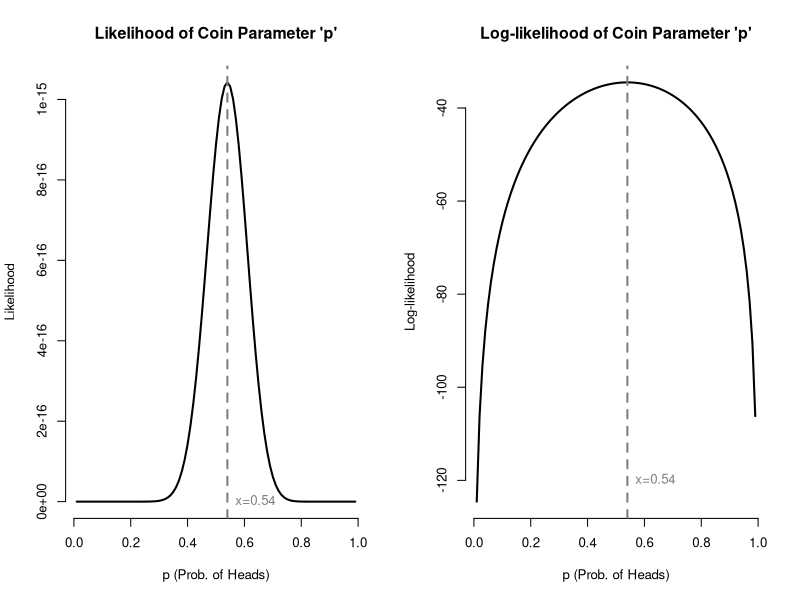
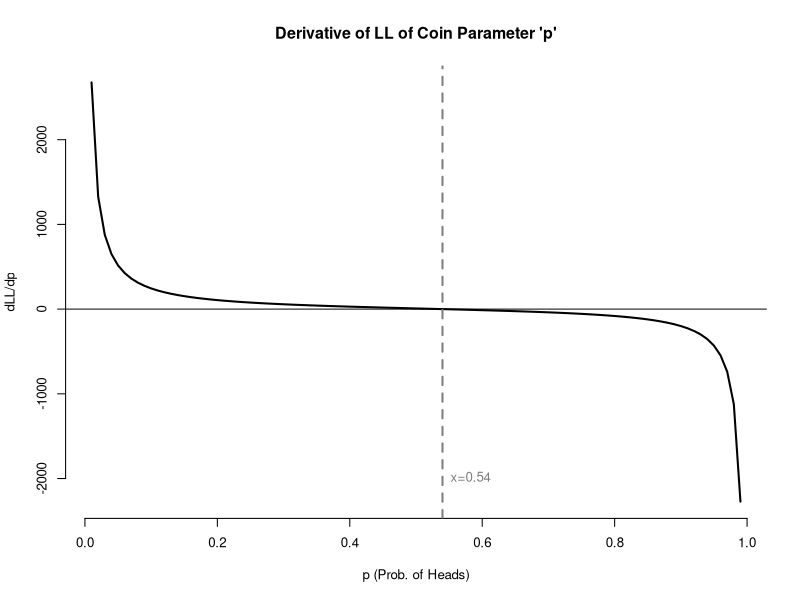
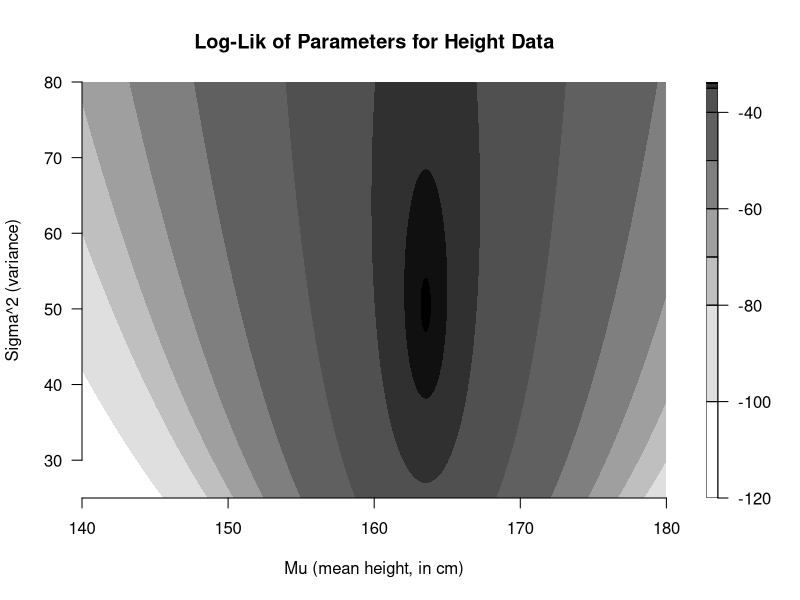
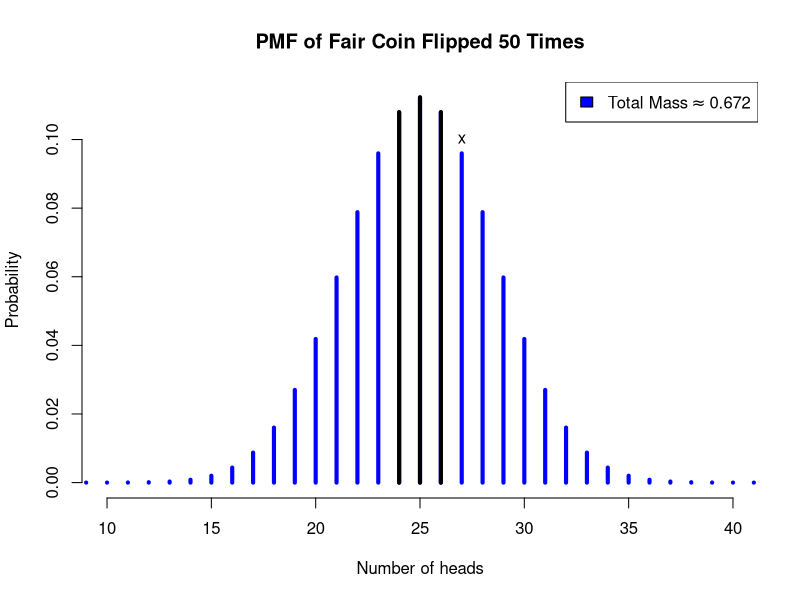
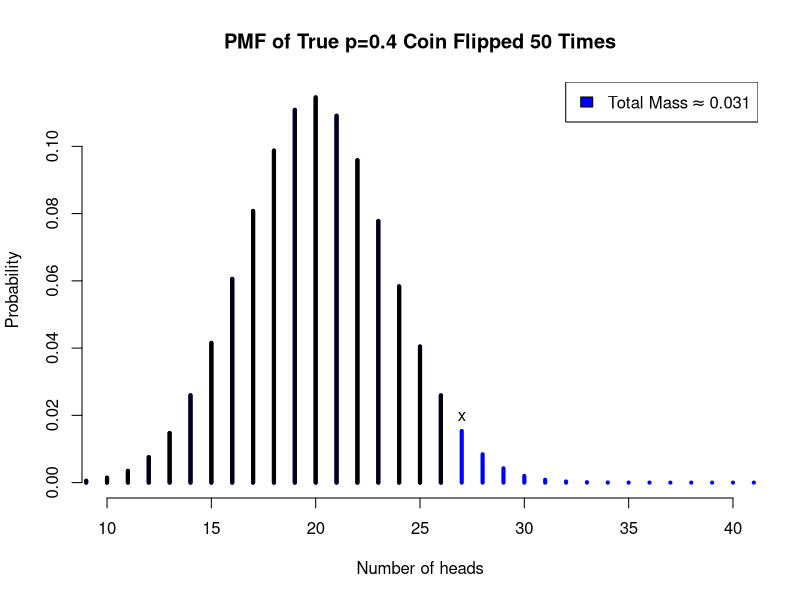
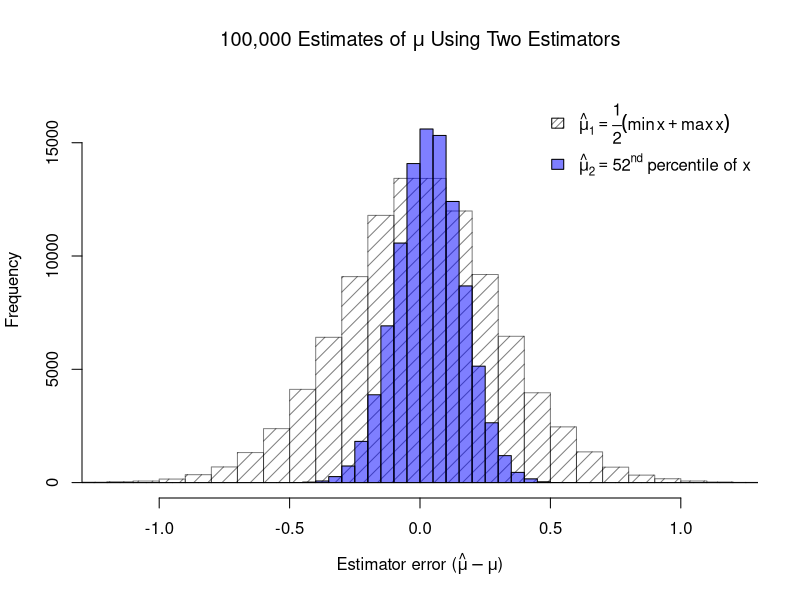
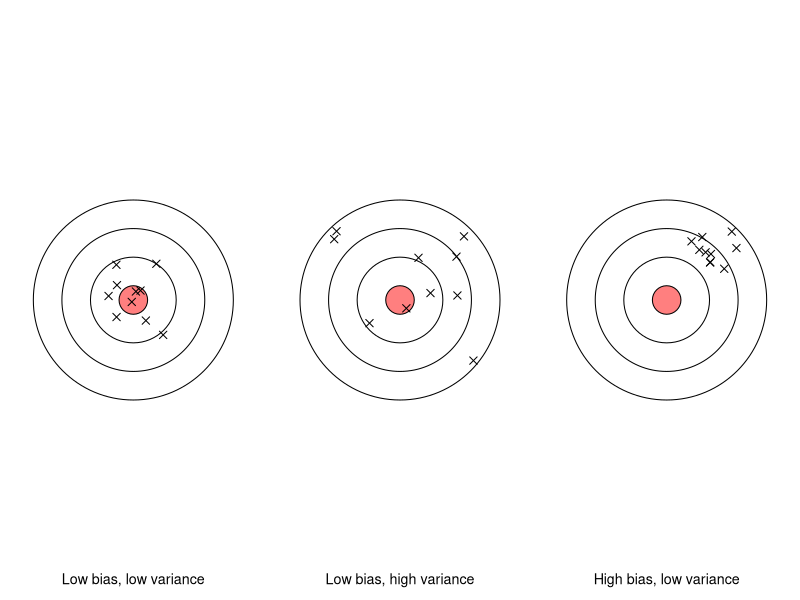

Reproduce these figures in R, in order.
## ---- chunk 1
#| label: fig-coinlikelihood
#| code-fold: true
#| fig-cap: "Likelihood and log-likelihood of coin flip data"

#generate coin data
coins <- c(rep(1,27),rep(0,23))

#compute likelihood and log-likelihood functions
coin.lik <- function(p) p^sum(coins)*(1-p)^sum(1-coins)
coin.ll <- function(p) sum(coins)*log(p)+sum(1-coins)*log(1-p)

#plot coin likelihood and log-likelihood
par(mfrow=c(1,2),bty='n',cex=0.8)
plot((1:99)/100, coin.lik((1:99)/100),type='l',lwd=2,
     main="Likelihood of Coin Parameter 'p'",
     xlab='p (Prob. of Heads)',ylab='Likelihood')
abline(v=mean(coins),lwd=2,lty=2,col='grey50')
text(x=mean(coins),y=0,pos=4,col='grey50',
     labels=paste0('x=',round(mean(coins),2)))

plot((1:99)/100, coin.ll((1:99)/100),type='l',lwd=2,
     main="Log-likelihood of Coin Parameter 'p'",
     xlab='p (Prob. of Heads)',ylab='Log-likelihood')
abline(v=mean(coins),lwd=2,lty=2,col='grey50')
text(x=mean(coins),y=-120,pos=4,col='grey50',
     labels=paste0('x=',round(mean(coins),2)))
## ---- chunk 2
#| label: fig-coindll
#| code-fold: true
#| fig-cap: "First derivative of the log-likelihood of coin flip data"

# create first derivative of coin log-likelihood function
coin.dll <- function(p) sum(coins)/p-sum(1-coins)/(1-p)

# graph first derivative of coin log-likelihood function
par(mfrow=c(1,1),bty='n',cex=0.8)
plot((1:99)/100, coin.dll((1:99)/100),type='l',lwd=2,
     main="Derivative of LL of Coin Parameter 'p'",
     xlab='p (Prob. of Heads)',ylab='dLL/dp')
abline(h=0)
abline(v=sum(coins)/length(coins),lwd=2,lty=2,col='grey50')
text(x=sum(coins)/length(coins),y=-2000,pos=4,col='grey50',
     labels=paste0('x=',round(sum(coins)/length(coins),2)))

## ---- chunk 3
#| label: fig-heightcontour
#| code-fold: true
#| fig-cap: "Contour plot of height data log-likelihoods"

#generate height data
heights <- c(170.1,161.6,175.2,166.3,165.6,165.8,152.0,155.8,168.6,154.3)

#generate height parameter ll contour plot
height.ll <- function(parms) {-1*length(heights)*log(2*pi*parms[2])/2-sum((heights-parms[1])^2)/(2*parms[2])}
xgrid <- seq(140,180,0.1)
ygrid <- seq(25,80,0.1)
zgrid <- matrix(apply(cbind(rep(xgrid,times=length(ygrid)),rep(ygrid,each=length(xgrid))),
                      1,height.ll),ncol=length(ygrid))
filled.contour(xgrid,ygrid,zgrid,levels=c(-120,-100,-80,-70,-60,-50,-40,-35,-34,-33.8,-33.7),
               col=paste0('#000000',c('00','20','40','60','80','9f','af','cf','ef','ff')),
               main='Log-Lik of Parameters for Height Data',
               xlab='Mu (mean height, in cm)',ylab='Sigma^2 (variance)')

## ---- chunk 4
#| label: fig-cointwotails
#| code-fold: true
#| fig-cap: "Two-tailed hypothesis test on the coin data, assuming a fair coin"

#coin hypothesis test
plot(0:50,dbinom(0:50,50,0.5),type='h',lwd=4,xlim=c(10,40),
     main='PMF of Fair Coin Flipped 50 Times',col='blue',
     xlab='Number of heads',ylab='Probability')
points(24:26,dbinom(24:26,50,0.5),type='h',lwd=4)
text(27,dbinom(27,50,0.5),'x',pos=3)
2*pbinom(23,50,0.5)
legend(x='topright',legend=expression('Total Mass'%~~%0.672),
       fill='blue')
## ---- chunk 5
#| label: fig-coinonetail
#| code-fold: true
#| fig-cap: "One-tailed hypothesis test of the coin data, assuming a trick coin"

#coin hypothesis test
plot(0:50,dbinom(0:50,50,0.4),type='h',lwd=4,xlim=c(10,40),
     main='PMF of True p=0.4 Coin Flipped 50 Times',col='blue',
     xlab='Number of heads',ylab='Probability')
points(0:26,dbinom(0:26,50,0.4),type='h',lwd=4)
text(27,dbinom(27,50,0.4),'x',pos=3)
1-pbinom(26,50,0.4)
legend(x='topright',legend=expression('Total Mass'%~~%0.031),
       fill='blue')
## ---- chunk 6
#| label: fig-biasvariance
#| code-fold: true
#| fig-cap: "The bias and variance of two different estimators"

#bias-variance tradeoff of normal estimators
set.seed(2001)
norm.samp <- matrix(rnorm(10000000),ncol=100)
norm.samp <- t(apply(norm.samp,1,sort))
dim(norm.samp)
mu.est1 <- (norm.samp[,1]+norm.samp[,100])/2
mu.est2 <- norm.samp[,52]

hist(mu.est1,col='#00000080',density=10,
     breaks=seq(-1.6,1.6,0.1),ylim=c(0,17000),xlim=c(-1.2,1.2),
     main=expression(paste('100,000 Estimates of ',mu,' Using Two Estimators')),
     xlab=expression(paste('Estimator error (',hat(mu)-mu,')')))
hist(mu.est2,col='#0000ff80',add=TRUE,breaks=seq(-1.6,1.6,0.05))
legend(x='topright',legend=c(expression(hat(mu)[1] == frac(1,2)(min(x)+max(x))),
                             expression(paste(hat(mu)[2] == 52^nd,' percentile of x'))),
       density=c(20,-1),fill=c('#00000080','#0000ff80'),bty='n')
## ---- chunk 7
#| label: fig-archerybias
#| code-fold: true
#| fig-cap: "Archery analogy for the concepts of bias and variance"

#bias-variance archery examples
set.seed(1138)
par(mfrow=c(1,3),bty='n',mar=rep(1,4))
plot(0,0,xlim=c(-9,9),ylim=c(-9,9),axes=FALSE,asp=1,ann=FALSE)
symbols(rep(0,4),rep(0,4),circles=c(7,5,3,1),add=TRUE,
        bg=c('#ffffff','#ffffff','#ffffff','#ff000080'))
points(runif(10,-3,3),runif(10,-3,3),pch=4,cex=1.5)
title(sub='Low bias, low variance',line=-1,cex.sub=1.3)
plot(0,0,xlim=c(-9,9),ylim=c(-9,9),axes=FALSE,asp=1,ann=FALSE)
symbols(rep(0,4),rep(0,4),circles=c(7,5,3,1),add=TRUE,
        bg=c('#ffffff','#ffffff','#ffffff','#ff000080'))
points(runif(10,-6,6),runif(10,-6,6),pch=4,cex=1.5)
title(sub='Low bias, high variance',line=-1,cex.sub=1.3)
plot(0,0,xlim=c(-9,9),ylim=c(-9,9),axes=FALSE,asp=1,ann=FALSE)
symbols(rep(0,4),rep(0,4),circles=c(7,5,3,1),add=TRUE,
        bg=c('#ffffff','#ffffff','#ffffff','#ff000080'))
points(runif(10,2,6),runif(10,2,6),pch=4,cex=1.5)
title(sub='High bias, low variance',line=-1,cex.sub=1.3)
